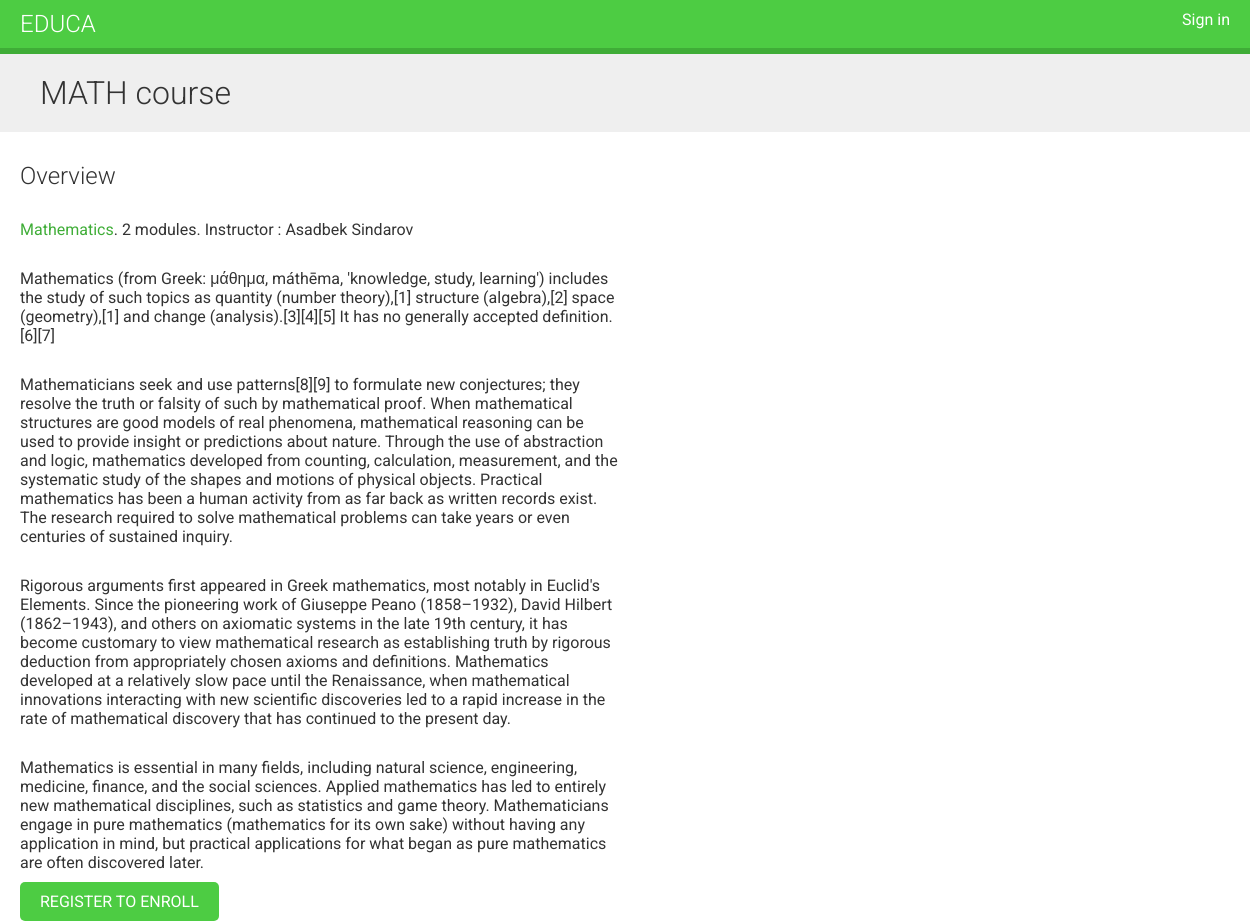
The page /course/math-course/ on the database its author committed.
### courses/models.py (models this page shows, shortened)
class Course(models.Model):
	owner = models.ForeignKey(User,
							related_name="courses_created",
							on_delete=models.CASCADE)# Kurs egalari -> Course.owner | User lar kurslari User.created_courses
	subject = models.ForeignKey(Subject, related_name="courses",on_delete=models.CASCADE)
	title = models.CharField(max_length=200)
	slug = models.SlugField(max_length=200)
	overview = models.TextField()
	created = models.DateTimeField(auto_now_add=True)
	students = models.ManyToManyField(User, related_name="courses_joined", blank=True)
	class Meta:
		ordering = ["-created"]

class Subject(models.Model):
	title = models.CharField(max_length=200)
	slug = models.SlugField(max_length=200)
	class Meta:
		ordering = ["title"]

### courses/views.py (the view)
# urls.py: path("<slug:slug>/", views.CourseDetailView.as_view(), name="course_detail"),
class CourseDetailView(DetailView):
    model = Course
    template_name = "courses/course/detail.html"
    def get_context_data(self, **kwargs):
        context = super().get_context_data(**kwargs)
        context['enroll_form'] = CourseEnrollForm(initial={'course' : self.object})
        return context

### courses/templates/courses/course/detail.html (shortened to what this page needs)
{% extends "base.html" %}
{% block content %}
	{% with subject=object.subject %}
		<h1>
			{{ object.title }}
		</h1>
		<div class="module">
			<h2>Overview</h2>
			<p>
				<a href="{% url 'course_list_subject' subject.slug %}">
					{{ subject.title }}</a>.
					{{ object.modules.count }} modules.
					Instructor : {{ object.owner.get_full_name }}
			</p>
			{{ object.overview | linebreaks }}
			{% if request.user.is_authenticated %}
				<form method="POST" action="{% url 'student_enroll_course' %}">
					{% csrf_token %}
					{{ enroll_form }}
					<input type="submit" value="Enrol now" name="">
				</form>
			{% else %}
			<a href="{% url 'student_registration' %}" class="button" >Register to enroll</a>
			{% endif %}
		</div>
	{% endwith %}
{% endblock %}

### courses/static/css/base.css (style rules this page uses)
body { margin:0; font-family:'Roboto', sans-serif; font-weight:400; color:#333; }
a { color:#3fad37; text-decoration:none; }
h1, h2, h3, h4, h5, h6 { font-family:'Roboto', sans-serif; font-weight:300; }
h1 { background:#efefef; width:100%; overflow:auto; padding:20px 0 20px 40px; margin:0; }
.module { padding:10px 20px; float:left; width:600px; }
.module p { margin:10px 0 20px; width:100%; float:left; }
input[type=submit], a.button { border-radius:5px; background:#4dcc43; color:#fff; font-size:16px; text-transform:uppercase; border:none; padding:10px 20px; margin:20px 0; }

### rows shown on the page
Course: title "MATH course", modules.count "2", owner.get_full_name "Asadbek Sindarov", overview "Mathematics (from Greek: μάθημα, máthēma, 'knowledge, study, learning') includes the study of such topics as quantity (number theory),[1] structure (algebra),[2] space (geometry),[1] and change (analysis).[3][4][5] It has no generally accepted definition.[6][7] Mathematicians seek and use patterns[8][9] to formulate new conjectures; they resolve the truth or falsity of such by mathematical proof. When mathematical structures are good models of real phenomena, mathematical reasoning can be used to provide insight or predictions about nature. Through the use of abstraction and logic, mathematics developed from counting, calculation, measurement, and the systematic study of the shapes and…"
Subject: title "Mathematics"
